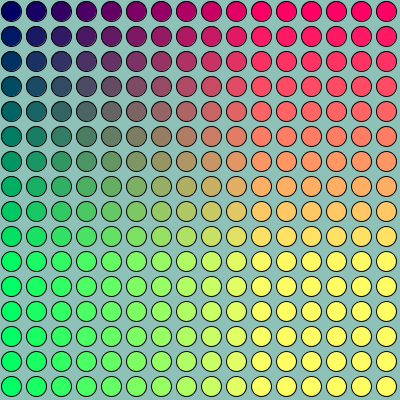
Frame 1 (no input)
Frame 60 (the mouse pressed at the canvas centre just before this capture): identical to frame 1, image omitted
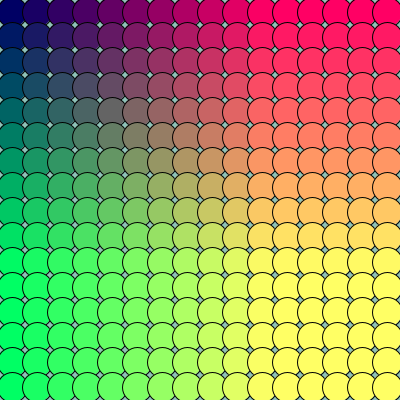
Frame 120 (the mouse held since frame 60 and released just before this capture)

The Processing sketch that drew these frames (run headless with seeded random() and noise(); from frame 60 on, the mouse is pressed at the canvas centre):

// Processing sketch: processing_57117
// ── processing_57117.pde

int option = 1;

void setup() {

size(400, 400);

smooth();



}



void draw() {

background(142,193,183);



if (option == 1) {

// Option 1: Stitches

for (int i=0; // se declara la variable, con valor 0
    i< width;
    i+=25) { // se le asigna la variable 25
    
    for (int j=0;
    j<height; //cuenta hasta que se tranforme en el alto
    j+=25) {
    
    fill (i,j,100); // colores
    ellipse (i+11,j+11,20,20);
    
    }
 }

} 

else if (option == 2) {

// Option 2: Perspective

for (int i=0; // se declara la variable, con valor 0
    i< width;
    i+=25) { // se le asigna la variable 25
    
    for (int j=0;
    j<height; //cuenta hasta que se tranforme en el alto
    j+=25) {
    
    fill (i,j,100); // colores
    ellipse (i+12,j+12,30,30);
    
    }
 }

} 

else if (option == 3) {

// Option 3: Overlapping circles

for (int i=0; // se declara la variable, con valor 0
    i< width;
    i+=25) { // se le asigna la variable 25
    
    for (int j=0;
    j<height; //cuenta hasta que se tranforme en el alto
    j+=25) {
    
    fill (i,j,100); // colores
    ellipse (i+20,j+20,60,60);
    
    }
 }

} 

else if (option == 4) {

// Option 4: Rotating arcs

for (int x = 50; x <= width-50; x += 20) {

for (int y = 50; y <= height-50; y+=20) {

fill (x,y,100); // colores
  
ellipse(x, y, 50, 50);

}

}


} 

else if (option == 5) {

// Option 5: Groups of fiv
for (int x = 80; x <= width-80; x += 30) {

for (int y = 80; y <= height-80; y+=30) {

fill (y,x,100); // colores
  
ellipse(x, y, 50, 50);

}

}
}


else if (option == 6) {
  
for (int x = 140; x <= width-140; x += 40) {

for (int y = 140; y <= height-140; y+=40) {

fill (x,y,100); // colores
  
ellipse(x, y, 50, 50);

}

}

}



else if (option == 7) {
  
for (int x = 160; x <= width-160; x += 50) {

for (int y = 160; y <= height-160; y+=50) {

fill (206,199,158); // colores
  
ellipse(x, y, 50, 50);

}

}

}


else if (option == 8) {
  
for (int x = 130; x <= width-130; x += 50) {

for (int y = 130; y <= height-130; y+=50) {

fill (x,y,600); // colores
  
ellipse(x, y, 50, 50);

}

}

}


else if (option == 9) {
  
for (int x = 100; x <= width-100; x += 50) {

for (int y = 100; y <= height-100; y+=50) {

fill (y,x,600); // colores
  
ellipse(x, y, 50, 50);

}

}

}
else if (option == 10) {

for (int i=0; // se declara la variable, con valor 0
    i< width;
    i+=25) { // se le asigna la variable 25
    
    for (int j=0;
    j<height; //cuenta hasta que se tranforme en el alto
    j+=25) {
    
    fill (i,j,600); // colores
    ellipse (i+11,j+11,20,20);
    
    }
 }

}
}

void mousePressed() {

option++;

if (option > 10) option = 1;

}
